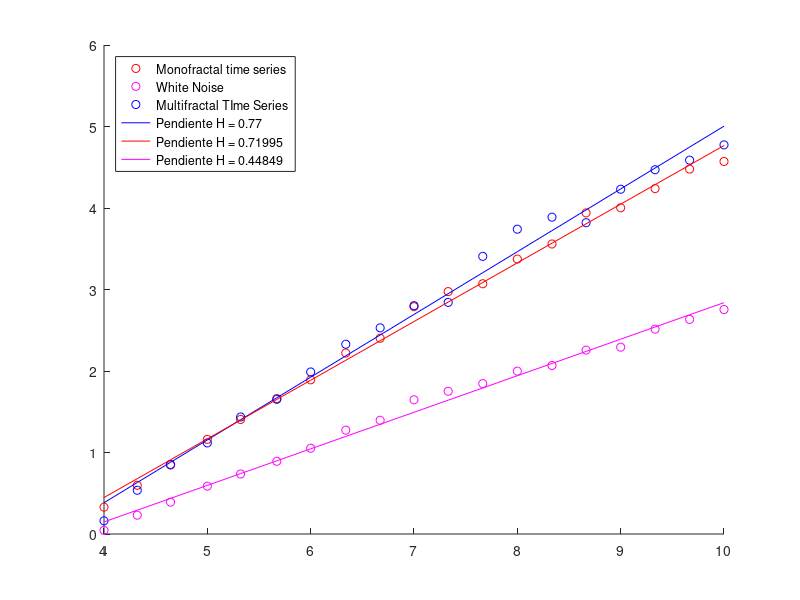

The MATLAB source for this figure:
close all
clear all
clc
load fractaldata.mat
X1=cumsum(multifractal-mean(multifractal));
X2=cumsum(monofractal-mean(monofractal));
X3=cumsum(whitenoise-mean(whitenoise));
X1=transpose(X1);
X2=transpose(X2);
X3=transpose(X3);

scmin=16;
scmax=1024;
scres=19;
exponents=linspace(log2(scmin),log2(scmax),scres);
scale1=round(2.^exponents);
sindex2=[1,4,7,10,13,16,19];

m1=1;
for ns=1:length(scale1),
    segments1(ns)=floor(length(X1)/scale1(ns));
    for v=1:segments1(ns),
        Index1=((((v-1)*scale1(ns))+1):(v*scale1(ns)));
        C1=polyfit(Index1,X1(Index1),m1);
        C2=polyfit(Index1,X2(Index1),m1);
        C3=polyfit(Index1,X3(Index1),m1);
        fit1=polyval(C1,Index1);
        fit2=polyval(C2,Index1);
        fit3=polyval(C3,Index1);
        RMS_scale1{ns}(v)=sqrt(mean((X1(Index1)-fit1).^2));
        RMS_scale2{ns}(v)=sqrt(mean((X2(Index1)-fit2).^2));
        RMS_scale3{ns}(v)=sqrt(mean((X3(Index1)-fit3).^2));
    end
    F1(ns)=sqrt(mean(RMS_scale1{ns}.^2));
    F2(ns)=sqrt(mean(RMS_scale2{ns}.^2));
    F3(ns)=sqrt(mean(RMS_scale3{ns}.^2));
end
Ch1 = polyfit(log2(scale1),log2(F1),1);
H1 = Ch1(1);
RegLine1 = polyval(Ch1,log2(scale1));

Ch2 = polyfit(log2(scale1),log2(F2),1);
H2 = Ch2(1);
RegLine2 = polyval(Ch2,log2(scale1));

Ch3 = polyfit(log2(scale1),log2(F3),1);
H3 = Ch3(1);
RegLine3 = polyval(Ch3,log2(scale1));

X1=log2(scale1);

figure;
hold on
plot(X1,log2(F2),'Color','r','Marker','o','Linestyle','none');
plot(X1,log2(F3),'Marker','o','Color','m','Linestyle','none');
plot(X1,log2(F1),'Marker','o','Color','b','Linestyle','none');
plot(X1,RegLine1,'Color','b');
plot(X1,RegLine2,'Color','r');
plot(X1,RegLine3,'Color','m');
legend('Monofractal time series','White Noise','Multifractal TIme Series',['Pendiente H = ' num2str(H1)],['Pendiente H = ' num2str(H2)],['Pendiente H = ' num2str(H3)],'Location','northwest')
%xticklabels({'16','32','64','128','256','512','1024'})
%yticklabels({'1','2','4','8','16','32'})
hold off